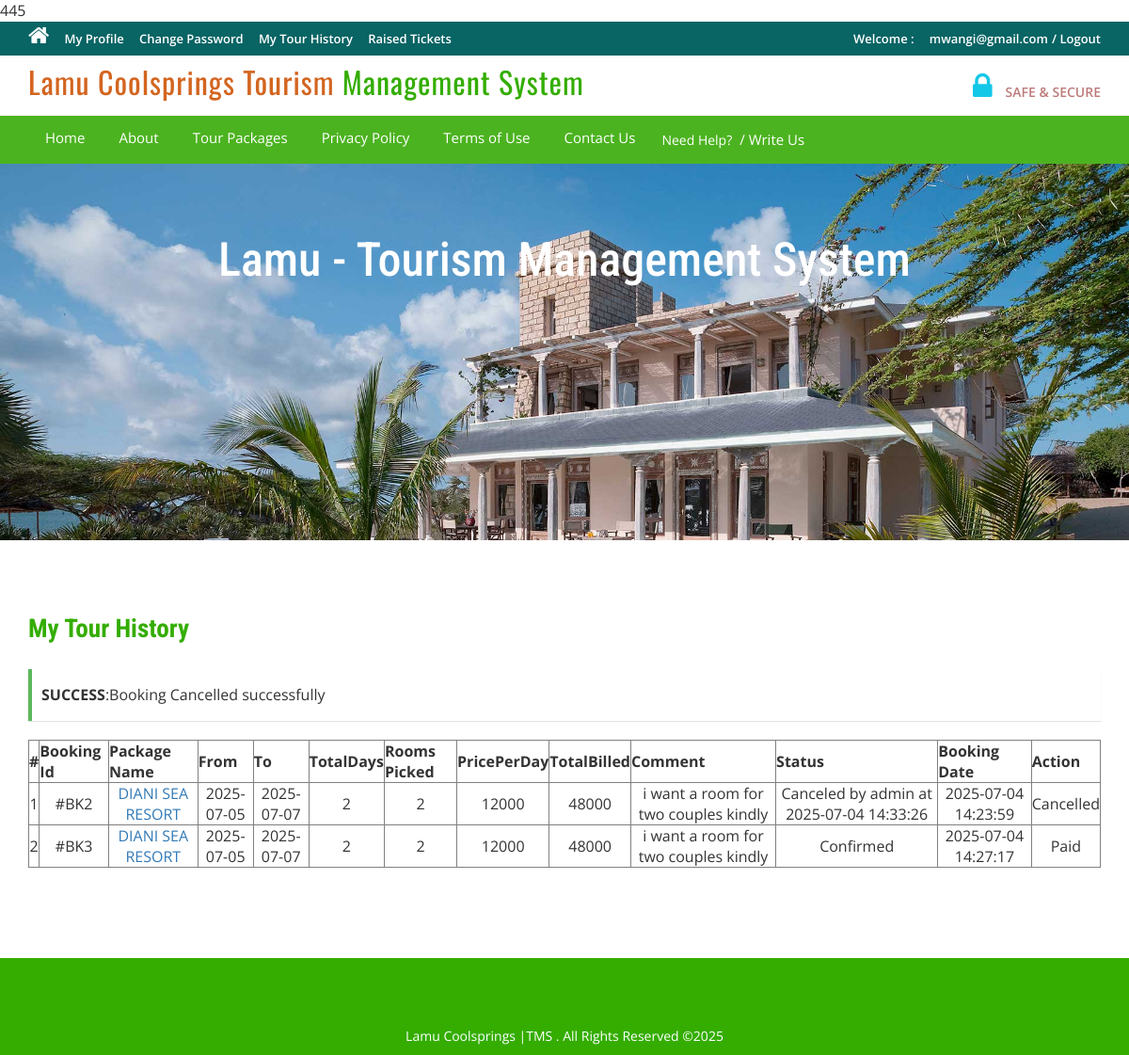
/tour-history.php?bkid=2 (signed in), run on the app's committed database.
### tables this page shows
CREATE TABLE `tblbooking` (
  `BookingId` int(11) NOT NULL,
  `PackageId` int(11) DEFAULT NULL,
  `UserEmail` varchar(100) DEFAULT NULL,
  `FromDate` varchar(100) DEFAULT NULL,
  `ToDate` varchar(100) DEFAULT NULL,
  `Comment` mediumtext DEFAULT NULL,
  `roomsbooked` int(100) NOT NULL,
  `totalprice` int(100) NOT NULL,
  `RegDate` timestamp NULL DEFAULT current_timestamp(),
  `status` int(11) DEFAULT NULL,
  `CancelledBy` varchar(5) DEFAULT NULL,
  `UpdationDate` timestamp NULL DEFAULT NULL ON UPDATE current_timestamp()
);

CREATE TABLE `tbltourpackages` (
  `PackageId` int(11) NOT NULL,
  `PackageName` varchar(200) DEFAULT NULL,
  `PackageType` varchar(150) DEFAULT NULL,
  `PackageLocation` varchar(100) DEFAULT NULL,
  `PackagePrice` int(11) DEFAULT NULL,
  `PackageFetures` varchar(255) DEFAULT NULL,
  `rooms` int(23) NOT NULL,
  `PackageDetails` mediumtext DEFAULT NULL,
  `PackageImage` varchar(100) DEFAULT NULL,
  `Creationdate` timestamp NULL DEFAULT current_timestamp(),
  `UpdationDate` timestamp NULL DEFAULT NULL ON UPDATE current_timestamp()
);

### tour-history.php (the view, shortened to what this page needs)
<?php
include('includes/config.php');
if(strlen($_SESSION['login'])==0)
{
    header('location:index.php');
}
else{
    if(isset($_REQUEST['bkid']))
    {
        $bid=intval($_GET['bkid']);
        $email=$_SESSION['login'];
        $sql ="SELECT FromDate FROM tblbooking WHERE UserEmail=:email and BookingId=:bid";
        $query= $dbh -> prepare($sql);
        $query-> bindParam(':email', $email, PDO::PARAM_STR);
        $query-> bindParam(':bid', $bid, PDO::PARAM_STR);
        $query-> execute();
        $results = $query -> fetchAll(PDO::FETCH_OBJ);
        if($query->rowCount() > 0)
        {
            foreach($results as $result)
            {
                $fdate=$result->FromDate;
                $cdate=date('Y/m/d');
                $date1=date_create("$cdate");
                $date2=date_create("$fdate");
                $diff=date_diff($date1,$date2);
                echo $df=$diff->format("%a");
                if($df>1)
                {
                    $msg="Booking Cancelled successfully";
                }
                else
                {
                    $error="You can't cancel booking before 24 hours";
                }
            }
        }
    }
?>
<!DOCTYPE HTML>
<html>
<head>
<link href="css/bootstrap.css" rel='stylesheet' type='text/css' />
<link href="css/style.css" rel='stylesheet' type='text/css' />
<link href="css/font-awesome.css" rel="stylesheet">
<link href="css/animate.css" rel="stylesheet" type="text/css" media="all">
</head>
<body>
<div class="top-header">
<?php include('includes/header.php');?>
<div class="banner-1 ">
    <div class="container">
        <h1 class="wow zoomIn animated animated" data-wow-delay=".5s" style="visibility: visible; animation-delay: 0.5s; animation-name: zoomIn;">Lamu - Tourism Management System</h1>
    </div>
</div>
<div class="privacy">
    <div class="container">
        <h3 class="wow fadeInDown animated animated" data-wow-delay=".5s" style="visibility: visible; animation-delay: 0.2s; animation-name: fadeInDown;">My Tour History</h3>
        <form name="chngpwd" method="post" onSubmit="return valid();">
            <?php if($error){?><div class="errorWrap"><strong>ERROR</strong>:<?php echo htmlentities($error); ?> </div><?php }
                else if($msg){?><div class="succWrap"><strong>SUCCESS</strong>:<?php echo htmlentities($msg); ?> </div><?php }?>
        <p>
        <table border="1" width="100%">
            <tr align="center">
                <th>#</th>
                <th>Booking Id</th>
                <th>Package Name</th>
                <th>From</th>
                <th>To</th>
                <th>TotalDays</th>
                <th>Rooms Picked</th>
                <th>PricePerDay</th>
                <th>TotalBilled</th>
                <th>Comment</th>
                <th>Status</th>
                <th>Booking Date</th>
                <th>Action</th>
            </tr>
            <?php
            $uemail=$_SESSION['login'];;
            $sql = "SELECT tblbooking.BookingId as bookid,tblbooking.PackageId as pkgid,tbltourpackages.PackageName as packagename,tblbooking.FromDate as fromdate,tblbooking.ToDate as todate,DATEDIFF(tblbooking.ToDate,tblbooking.FromDate) as totaldays, tblbooking.Comment as comment,tblbooking.status as status,tbltourpackages.PackagePrice as price ,tblbooking.roomsbooked as rooms, tblbooking.RegDate as regdate,tblbooking.CancelledBy as cancelby,tblbooking.UpdationDate as upddate from tblbooking join tbltourpackages on tbltourpackages.PackageId=tblbooking.PackageId where UserEmail=:uemail";
            $query = $dbh->prepare($sql);
            $query -> bindParam(':uemail', $uemail, PDO::PARAM_STR);
            $query->execute();
            $results=$query->fetchAll(PDO::FETCH_OBJ);
            $cnt=1;
            if($query->rowCount() > 0)
            {
                foreach($results as $result)
                {	?>
                <tr align="center">
                    <td><?php echo htmlentities($cnt);?></td>
                    <td>#BK<?php echo htmlentities($result->bookid);?></td>
                    <td><a href="package-details.php?pkgid=<?php echo htmlentities($result->pkgid);?>"><?php echo htmlentities($result->packagename);?></a></td>
                    <td><?php echo htmlentities($fd=$result->fromdate);?></td>
                    <td><?php echo htmlentities($tdd=$result->todate);?></td>
                    <td><?php echo htmlentities($tds=$result->totaldays);?></td>
                    <td><?php echo htmlentities($rooms=$result->rooms);?></td>
                    <td><?php echo htmlentities($pr=$result->price);?></td>
                    <td><?php echo htmlentities($tds*$pr*$rooms);?></td>
                    <td><?php echo htmlentities($result->comment);?></td>
                    <td><?php
                        if($result->status==1) {
                            echo "Confirmed";
                        }
                        if($result->status==2 and $result->cancelby=='a') {
                            echo "Canceled by admin at " .$result->upddate;
                        }
                    ?></td>
                    <td><?php echo htmlentities($result->regdate);?></td>
                    <?php
                    if($result->status==2) { ?>
                        <td>Cancelled</td>
                    <?php } elseif($result->status==1) { ?>
                        <td>Paid</td>
                    <?php } else { ?>
                        <td><a href="tour-history.php?bkid=<?php echo htmlentities($result->bookid);?>" onclick="return confirm('Do you really want to cancel booking')">Cancel</a></td>
                    <?php } ?>
                </tr>
                <?php $cnt=$cnt+1; }} ?>
        </table>
        </p>
        </form>
    </div>
</div>
<?php include('includes/footer.php');?>
</body>
</html>
<?php } ?>

### includes/header.php (shortened to what this page needs)
<?php if($_SESSION['login'])
{?>
<div class="top-header">
	<div class="container">
		<ul class="tp-hd-lft wow fadeInLeft animated" data-wow-delay=".5s">
			<li class="hm"><a href="index.html"><i class="fa fa-home"></i></a></li>
			<li class="prnt"><a href="profile.php">My Profile</a></li>
				<li class="prnt"><a href="change-password.php">Change Password</a></li>
			<li class="prnt"><a href="tour-history.php">My Tour History</a></li>
			<li class="prnt"><a href="issuetickets.php">Raised Tickets</a></li>
		</ul>
		<ul class="tp-hd-rgt wow fadeInRight animated" data-wow-delay=".5s">
			<li class="tol">Welcome :</li>
			<li class="sig"><?php echo htmlentities($_SESSION['login']);?></li>
			<li class="sigi"><a href="logout.php" >/ Logout</a></li>
        </ul>
		<div class="clearfix"></div>
	</div>
</div><?php }?>
<div class="header">
	<div class="container">
		<div class="logo wow fadeInDown animated" data-wow-delay=".5s">
			<a href="index.php">Lamu Coolsprings Tourism <span>Management System</span></a>
		</div>
		<div class="lock fadeInDown animated" data-wow-delay=".5s">
			<li><i class="fa fa-lock"></i></li>
            <li><div class="securetxt">SAFE &amp; SECURE </div></li>
		</div>
		<div class="clearfix"></div>
	</div>
</div>
<div class="footer-btm wow fadeInLeft animated" data-wow-delay=".5s">
	<div class="container">
	<div class="navigation">
			<nav class="navbar navbar-default">
				<div class="collapse navbar-collapse nav-wil" id="bs-example-navbar-collapse-1">
					<nav class="cl-effect-1">
						<ul class="nav navbar-nav">
							<li><a href="index.php">Home</a></li>
							<li><a href="page.php?type=aboutus">About</a></li>
								<li><a href="package-list.php">Tour Packages</a></li>
								<li><a href="page.php?type=privacy">Privacy Policy</a></li>
								<li><a href="page.php?type=terms">Terms of Use</a></li>
								<li><a href="page.php?type=contact">Contact Us</a></li>
								<?php if($_SESSION['login'])
{?>
								<li>Need Help?<a href="#" data-toggle="modal" data-target="#myModal3"> / Write Us </a>  </li>
								<?php } else { ?>
								<li><a href="enquiry.php"> Enquiry </a>  </li>
								<?php } ?>
								<div class="clearfix"></div>
						</ul>
					</nav>
				</div>
			</nav>
		</div>
	</div>
</div>

### includes/footer.php
<div class="copy-right">
	<div class="container">
		<div class="footer-social-icons wow fadeInDown animated animated" data-wow-delay=".5s" style="visibility: visible; animation-delay: 0.5s; animation-name: fadeInDown;">
			<ul>
				<li><a class="facebook" href="#"><span>Facebook</span></a></li>
				<li><a class="twitter" href="#"><span>Twitter</span></a></li>
				<li><a class="googleplus" href="#"><span>Google+</span></a></li>
			</ul>
		</div>
		<p class="wow zoomIn animated animated" data-wow-delay=".5s" style="visibility: visible; animation-delay: 0.5s; animation-name: zoomIn;"> <a href="#">Lamu Coolsprings |TMS . All Rights Reserved &copy;2025 </p>
	</div>
</div>

### css/style.css (style rules this page uses)
html, body { font-size: 100%; background: #fff; font-family: 'Open Sans', sans-serif; }
body a,.grid_1,plan_1,plan_1.one,plan_1.two,i.icon1, i.icon2, i.icon3, i.icon4, i.icon5, i.icon6 { transition:0.5s all; -webkit-transition:0.5s all; -moz-transition:0.5s all; -o-transition:0.5s all; -ms-transition:0.5s all; }
h1,h2,h3,h4,h5,h6 { margin:0; font-family: 'Roboto Condensed', sans-serif; }
p { margin:0; }
ul { margin:0; padding:0; }
.logo a { color: #d36520; letter-spacing: 1px; font-size: 2em; font-weight: 400; display: block; text-decoration: none; font-family: 'Oswald', sans-serif; }
.logo span { color:#34ad00; }
i.fa.fa-home { font-size: 24px; }
.top-header { background-color: #096464; border-bottom: 0 none; height: 36px; line-height: 35px; }
ul.tp-hd-lft { float: left; }
ul.tp-hd-lft li { display: inline-block; }
li.hm,li.prnt { margin-right: 12px; }
ul.tp-hd-lft a { font-size: 13px; font-weight: 600; color:#fff; }
ul.tp-hd-rgt { float:right; }
ul.tp-hd-rgt li { display: inline-block; font-size: 13px; font-weight: 600; color:#fff; }
ul.tp-hd-rgt a { font-size: 13px; font-weight: 600; color:#fff; }
li.ned,li.wrt,li.tol { margin-right: 12px; }
.header { background-color: #fff; margin: 0; padding: 10px 0 8px; }
.logo a { display: block; }
.logo { float: left; margin-right: 60px; }
.lock { float: right; margin-top: 7px; }
.securetxt { color: #bd7a7a; line-height: 18px; margin-top: 0px; font-size: 14px; font-weight:600; }
.lock li { display: inline-block; }
i.fa.fa-lock { color:#13c7e7; font-size: 2em; padding-right: 10px; }
.footer-btm li { display: inline-block; margin: 0 10px; font-size: 14px; color: #fff; }
.footer-btm li a { font-size: 15px; color: #fff; display: inline-block; padding: 5px 8px; }
.footer-btm { background:#4CB320; padding: 0.5em 0; text-align:center; }
.copy-right p { color:#fff; font-size:14px; line-height: 1.8em; }
.copy-right p a { color: #fff; }
.copy-right { background:#34ad00; text-align: center; padding: 0.5em 0; }
.banner-1 { background: url(../images/lamu6.jpg)no-repeat; background-size: cover; -webkit-background-size: cover; -o-background-size: cover; -ms-background-size: cover; -moz-background-size: cover; min-height:400px; }
.banner-1 h1 { font-size: 50px; margin-bottom: 40px; padding: 1.5em 0 0; text-align: center; color: #ffffff; }
.login-grids p a { color:#4CB320; }
.privacy h3 { color: #34AD00; font-size: 1.7em; font-weight: 700; margin-bottom: 1em; }
.privacy { padding: 5em 0; }
.privacy p { font-size: 1em; line-height: 1.8em; color: #999; margin: 1em 0; }
.footer-social-icons ul li { display:inline-block; margin:0 0.2em; }
.footer-social-icons ul li a { width:30px; height:30px; background:url('../images/img-sprite.png') no-repeat 0px 0px; display:inline-block; position: relative; }
.footer-social-icons ul li a.facebook { background-position:0px 0px; }
.footer-social-icons ul li a.twitter { background-position:-30px 0px; }
.footer-social-icons ul li a.googleplus { background-position:-90px 0px; }
.footer-social-icons { margin: 10px 0 10px; }
.navbar-default { background-color: #4CB320 !important; border-color: #4CB320 !important; }
.navbar { min-height: 0px !important; margin-bottom:0px !important; border-radius:0px !important; border: none !important; }
ul.nav.navbar-nav li a { font-size: 15px ; color: #fff; display: inline-block; padding: 5px 8px; }
.navbar-collapse { padding-right: 0px !important; padding-left: 0px !important; }

### tour-history.php (style rules this page uses)
.succWrap { font-size: 16px; padding: 10px; margin: 0 0 20px 0; background: #fff; border-left: 4px solid #5cb85c; -webkit-box-shadow: 0 1px 1px 0 rgba(0,0,0,.1); box-shadow: 0 1px 1px 0 rgba(0,0,0,.1); }

### data on the page
tblbooking: FromDate "Booking Cancelled successfully", BookingId "2", PackageId.PackageName "DIANI SEA RESORT", FromDate "2025-07-05", ToDate "2025-07-07", totaldays "2", roomsbooked "2", PackageId.PackagePrice "12000", rooms "48000", Comment "i want a room for two couples kindly", UpdationDate "2025-07-04 14:33:26", RegDate "2025-07-04 14:23:59", status "Cancelled"
tblbooking: BookingId "3", PackageId.PackageName "DIANI SEA RESORT", FromDate "2025-07-05", ToDate "2025-07-07", totaldays "2", roomsbooked "2", PackageId.PackagePrice "12000", rooms "48000", Comment "i want a room for two couples kindly", status "Confirmed", RegDate "2025-07-04 14:27:17"

### other printed values
$_SESSION['login'] "mwangi@gmail.com"
